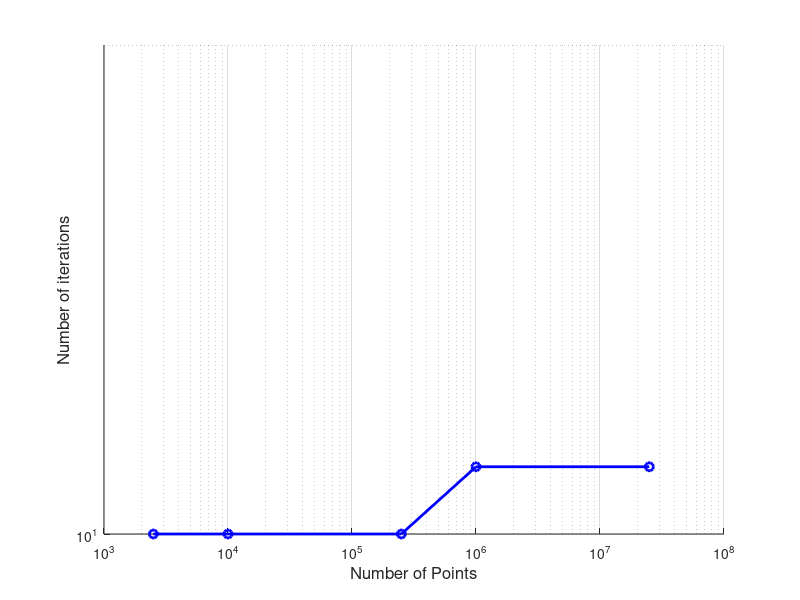

MATLAB code to generate this figure:
% plots
% x asis: # of iterations
% y axis: Infinity norm

Npoints = [50*50,100*100, 500*500, 1000*1000,5000*5000];
Niter = [10,10,10,11,11];

hold on;
loglog(Npoints, Niter,'b-o','LineWidth',2)
%plot([3,5],'x','DisplayName','Garbage','Linewidth',2)
xlabel('Number of Points','Fontsize',12)
ylabel('Number of iterations','Fontsize',12)
grid on
%legend('show')
ylim([0,20])

% % Styling: o = circles, - = solid line, -- = dashed line
% plot(x,y,'bo',var,P,'r--')  % Plot...add as many x and y combinations as needed 
% legend('Data Points','Langrange Approximation') % names in order of plotting above
% 
% loglog , semilogx , semilogy % logarithmic, semi-logarithmic plots
% hold on % between plot calls would create different figures.
% 
% % Plotting with loops.
% hold on
% for c = 1:d
%     len = 5/h(c)+1;
%     plot(T(1:len,c),er_F(1:len,c),'-o','Linewidth',1.75,'DisplayName',['h=' num2str(h(c))])
% end
% title('Absolute Error in Forward Euler with varied grid spacing (h)','FontSize',14)
% xlabel('Time','FontSize',14)
% ylabel('Absolute Error','FontSize',14)
% axis sqaure
% legend('show')